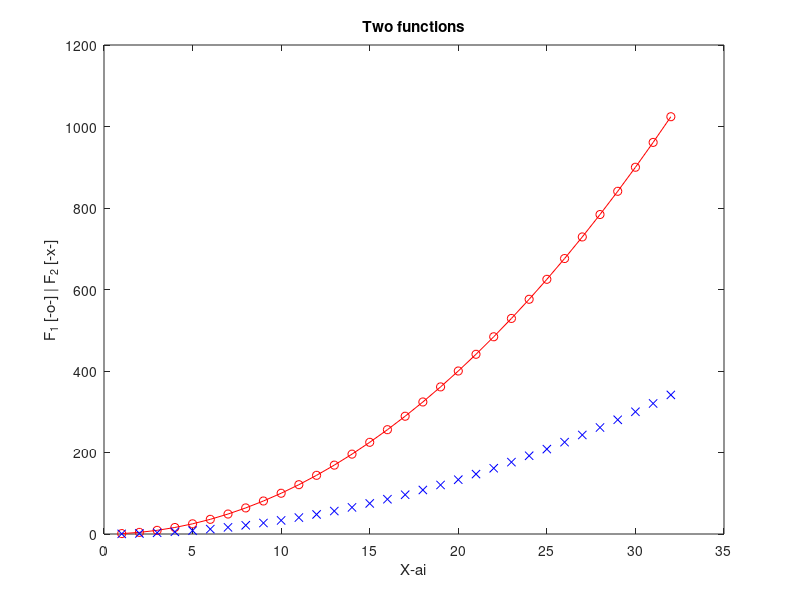
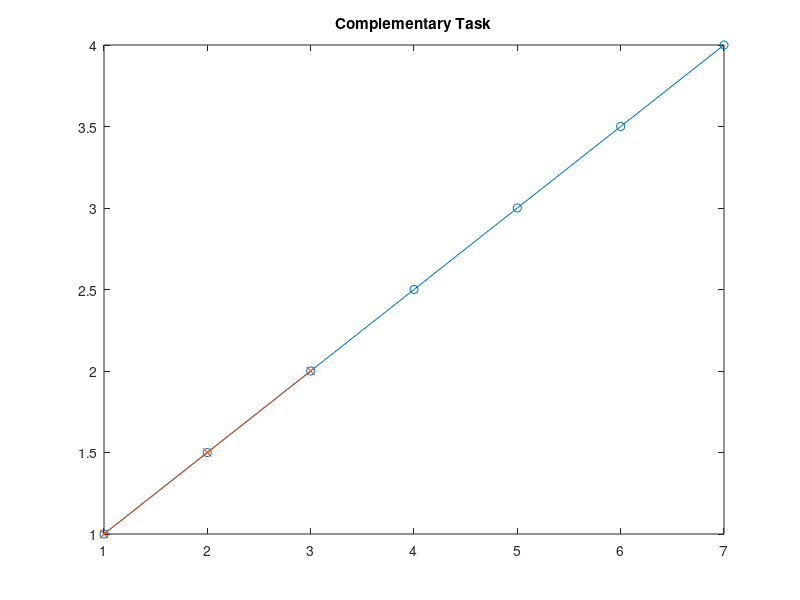

Here is the MATLAB script that generated these plots, in order:
% Arsenii Bohachuk
% Variant 20255190
% 11/09/2026

clear all;
close all;
clc;

% Arsenii Bohachuk
% Variant 1
% 2026-09-15

clear all;
close all;
clc;

%% Mandatory Task

x = 1:32;
y = x.^2;

plot(x, y, 'o-r', x, y/3, 'xb');
title('Two functions');
xlabel('X-ai');
ylabel('F_1 [-o-] | F_2 [-x-]');

%% Complementary Task

N = 0;

vec = (N + 1):0.5:(N + 4);

A = [N,     N + 1, N + 2;
     N + 3, N + 4, N + 5;
     N + 6, N + 7, N + 8];

elem_a = A(3, 2);
submat_b = A(2:3, 1:2);
corners_c = A([1, 3], [1, 3]);

vec_mod = vec(1:3);
A_concatenated = [A; vec_mod];

figure;
plot(vec, 'o-');
hold on;
plot(vec(1:3), 'x-');
title('Complementary Task');
